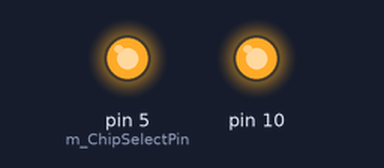
The program below on a simulated Arduino Nano, built with avr-gcc and run on an emulated ATmega328P. Parts: output pins drawn as LEDs (lit = HIGH). What the program prints to the serial monitor is not drawn.

Above: at 0.1 s.
Timing chart, 0 to 1.6 s (numbered marks = the images above):
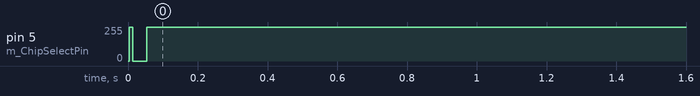

Measured:
- by itself, pin 5 (m_ChipSelectPin): 255/255 → 0/255 at 0.01 s, → 254/255 0.04 s later, → 255/255 0.04 s later

The program:

main.cpp
```cpp
#include "Arduino.h"
#include "Wire.h"
#include "SPI.h"

#include "MS5611_Baro.h"

#include "stdint.h"

MS5611 g_Barometer;

void setup()
{
    Serial.begin(115200);
    Serial.println();
    Serial.println("MS5611 example program. Queries sensor every second and prints pressure (mBar) and temperature (C)");

    Wire.begin();
    SPI.begin();

    MS5611::Configuration baroConfig;
    baroConfig.m_ChipSelectPin = 5; // D10 Arduino | D5 ESP32
    baroConfig.m_Mode = MS5611::Mode::M_SPI;
    baroConfig.m_CSBStatus = LOW;
    g_Barometer.Initialize(baroConfig);
}

void loop()
{
    float temperature = 0.0f;
    float pressure = 0.0f;
    g_Barometer.ReadSensor(temperature, pressure, MS5611::Sampling::R_512, MS5611::Sampling::R_512);

    Serial.print(pressure); Serial.print(","); Serial.println(temperature);

    delay(1000);
}
```

MS5611_Baro.h
```cpp
#ifndef MS5611_BARO
#define MS5611_BARO

#include "stdint.h"

#define MS5611_DEBUG 1

class MS5611
{
public:
    enum Mode : uint8_t
    {
        M_I2C,
        M_SPI
    };

    struct Configuration
    {
        Mode m_Mode;
        uint8_t m_CSBStatus : 1;    // 1 = HIGH  0 = LOW (Only for I2C, defines the address to use)
        uint8_t m_ChipSelectPin;    // Pin used for CS (Only for SPI)
    };

    enum Sampling : uint8_t
    {
        R_256,
        R_512,
        R_1024,
        R_2048,
    };

    MS5611();
    MS5611(const MS5611& other) = delete;
    ~MS5611();

    // Must be called before reading sensor data.
    bool Initialize(const Configuration& config);

    // Reads the raw sensor data and returns the temperature (ºC) and corrected pressure (mBar)
    void ReadSensor(float& temperature, float& pressure, Sampling temperatureSampling = R_1024, Sampling pressureSampling = R_1024);

private:
    enum Commands : uint8_t
    {
        RESET       = 0x1E,
        ADC_READ    = 0,
    };

    void Reset();

    uint16_t ReadPROM(uint8_t address);

    void SendCommand(uint8_t command);

    uint32_t ReadADC();

    uint8_t EncodeConvertCommand(bool isTemperature, Sampling rate);

    uint32_t GetRawValue(bool isTemperature, Sampling rate);

    int32_t ComputeDT(uint32_t D2, uint16_t C5);

    int32_t ComputeTEMP(int32_t dT, uint16_t C6);

    int64_t ComputeOFF(uint16_t C2, uint16_t C4, int32_t dT);

    int64_t ComputeSENS(uint16_t C1, uint16_t C3, int32_t dT);

    int32_t ComputeP(uint32_t D1, int64_t SENS, int64_t OFF);

    void Test();

    uint16_t TestCRC(uint16_t* data);

    union PROMData
    {
        struct
        {
            uint16_t m_FactoryData;
            uint16_t m_C1;
            uint16_t m_C2;
            uint16_t m_C3;
            uint16_t m_C4;
            uint16_t m_C5;
            uint16_t m_C6;
            uint16_t m_CRC;
        } m_Data;
        uint16_t m_RawData[8];
    }m_PROMData;
    uint8_t m_I2CAddress;
    Configuration m_Config;
    bool m_Initialized;
};

#endif
```

MS5611_Baro.cpp
```cpp
#include "MS5611_Baro.h"

#include "Arduino.h"
#include "Wire.h"
#include "SPI.h"

static int32_t ClampInt32(int32_t value, int32_t min, int32_t max)
{
    return  (value > max) ? max :
            (value < min) ? min : value;
}

static int64_t ClampInt64(int64_t value, int64_t min, int64_t max)
{
    return  (value > max) ? max :
            (value < min) ? min : value;
}

MS5611::MS5611()
    : m_Initialized(false)
{

}

MS5611::~MS5611()
{

}

bool MS5611::Initialize(const Configuration& config)
{
    m_Config = config;
    m_I2CAddress = (uint8_t)0x76 | (uint8_t)(1 - m_Config.m_CSBStatus);

    // Set chip select as output.
    if(m_Config.m_Mode == M_SPI)
    {
        pinMode(m_Config.m_ChipSelectPin, OUTPUT);
    }

    Reset();

    // Read PROM calibration data
    for(uint8_t i = 0; i < 8; ++i)
    {
        const uint8_t promAddr = 0xA0 | (uint8_t)(i << 1);
        m_PROMData.m_RawData[i] = ReadPROM(promAddr);
    }

#if MS5611_DEBUG
    Serial.println(m_PROMData.m_Data.m_FactoryData);
    Serial.println(m_PROMData.m_Data.m_C1);
    Serial.println(m_PROMData.m_Data.m_C2);
    Serial.println(m_PROMData.m_Data.m_C3);
    Serial.println(m_PROMData.m_Data.m_C4);
    Serial.println(m_PROMData.m_Data.m_C5);
    Serial.println(m_PROMData.m_Data.m_C6);
    Serial.println(m_PROMData.m_Data.m_CRC);
#endif

    //Test();

    m_Initialized = true;

    return true;
}

void MS5611::ReadSensor(float& temperature, float& pressure, Sampling temperatureSampling, Sampling pressureSampling)
{
    if(!m_Initialized)
    {
        temperature = -1.0f;
        pressure = -1.0f;
        return;
    }

#if 1
    const uint16_t C1 = m_PROMData.m_Data.m_C1;
    const uint16_t C2 = m_PROMData.m_Data.m_C2;
    const uint16_t C3 = m_PROMData.m_Data.m_C3;
    const uint16_t C4 = m_PROMData.m_Data.m_C4;
    const uint16_t C5 = m_PROMData.m_Data.m_C5;
    const uint16_t C6 = m_PROMData.m_Data.m_C6;
#else
    const uint16_t C1 = 40127;
    const uint16_t C2 = 36924;
    const uint16_t C3 = 23317;
    const uint16_t C4 = 23282;
    const uint16_t C5 = 33464;
    const uint16_t C6 = 28312;
#endif

    // Retrieve raw sensor values
    const uint32_t D1 = GetRawValue(false, pressureSampling);     // Pressure
    const uint32_t D2 = GetRawValue(true, temperatureSampling);   // Temperature

    // Calculate correction terms
    const int32_t dT = ClampInt32(ComputeDT(D2, C5), -16776960, 16777216);
    int32_t TEMP = ClampInt32(ComputeTEMP(dT, C6), -4000, 8500);
    int64_t OFF = ClampInt64(ComputeOFF(C2, C4, dT), -8589672450, 12884705280);
    int64_t SENS = ClampInt64(ComputeSENS(C1, C3, dT), -4294836225, 6442352640);

    int64_t T2 = 0;
    int64_t OFF2 = 0;
    int64_t SENS2 = 0;

    // Adjust based on current temperature reading
    if(TEMP < 2000)
    {
        const int64_t TEMP_SQ = ((int64_t)TEMP - (int64_t)2000) * ((int64_t)TEMP - (int64_t)2000);
        T2 = ((int64_t)dT * (int64_t)dT) / (int64_t)2147483648;
        OFF2 = (int64_t)5 * TEMP_SQ / (int64_t)2;
        SENS2 = (int64_t)5 * TEMP_SQ / (int64_t)4;
        if(TEMP < -1500)
        {
            const int64_t TEMP_SQ_2 = ((int64_t)TEMP + (int64_t)1500) * ((int64_t)TEMP + (int64_t)1500);
            OFF2 = (int64_t)OFF2 + (int64_t)7 * TEMP_SQ_2;
            SENS2 = SENS2 + (int64_t)11 * TEMP_SQ_2 / (int64_t)2;
        }
    }

    TEMP = TEMP - T2;
    OFF = OFF - OFF2;
    SENS = SENS - SENS2;

    int32_t P = ClampInt64(ComputeP(D1, SENS, OFF), 1000, 120000);

    temperature = (float)TEMP / 100.0f;
    pressure = (float)P / 100.0f;

    //Serial.print(TEMP); Serial.print(","); Serial.print(D2); Serial.print(","); Serial.print(m_PROMData.m_Data.m_C5); Serial.print(","); Serial.println(dT);
    //Serial.print("PData,"); Serial.print(D1); Serial.print(","); Serial.print((double)SENS); Serial.print(","); Serial.println((double)OFF);
}

void MS5611::Reset()
{
    SendCommand(RESET);
    delay(10);
}

uint16_t MS5611::ReadPROM(uint8_t address)
{
    uint16_t value = 0;

    if(m_Config.m_Mode == M_I2C)
    {
        Wire.beginTransmission(m_I2CAddress);
        Wire.write(address);
        Wire.endTransmission(1);

        Wire.requestFrom(m_I2CAddress, (uint8_t)2);
        uint8_t data0 = (uint8_t)Wire.read();
        uint8_t data1 = (uint8_t)Wire.read();

        value = (uint16_t)(data0 << 8) | (uint16_t)data1;
    }
    else
    {
        digitalWrite(m_Config.m_ChipSelectPin, LOW);
        SPI.transfer(address);
        uint8_t data0 = SPI.transfer(0);
        uint8_t data1 = SPI.transfer(0);
        value = (uint16_t)(data0 << 8) | (uint16_t)data1;
        digitalWrite(m_Config.m_ChipSelectPin, HIGH);
    }

    return value;
}

void MS5611::SendCommand(uint8_t command)
{
    if(m_Config.m_Mode == M_I2C)
    {
        Wire.beginTransmission(m_I2CAddress);
        Wire.write(command);
        Wire.endTransmission();
    }
    else
    {
        digitalWrite(m_Config.m_ChipSelectPin, LOW);
        SPI.transfer(command);
        digitalWrite(m_Config.m_ChipSelectPin, HIGH);
    }
}

uint32_t MS5611::ReadADC()
{
    // ADC_READ command is handled a bit different as for SPI we expect to perform
    // the read while the chip is selected.

    uint32_t adcValue = 0;
    if(m_Config.m_Mode == M_I2C)
    {
        SendCommand(ADC_READ);

        Wire.requestFrom(m_I2CAddress, (uint8_t)3);
        adcValue |= (uint32_t)Wire.read() << 16;
        adcValue |= (uint32_t)Wire.read() << 8;
        adcValue |= (uint32_t)Wire.read() << 0;
    }
    else
    {
        digitalWrite(m_Config.m_ChipSelectPin, LOW);
        SPI.transfer(ADC_READ);
        adcValue |= (uint32_t)SPI.transfer(0) << 16;
        adcValue |= (uint32_t)SPI.transfer(0) << 8;
        adcValue |= (uint32_t)SPI.transfer(0) << 0;
        digitalWrite(m_Config.m_ChipSelectPin, HIGH);
    }
    return adcValue;
}

uint8_t MS5611::EncodeConvertCommand(bool isTemperature, Sampling rate)
{
    uint8_t command = 0x40;
    command |= isTemperature ? 0x10 : 0;
    command |= (uint8_t)(rate << 1);
    return command;
}

uint32_t MS5611::GetRawValue(bool isTemperature, Sampling rate)
{
    // Send conversion command
    const uint8_t convertCommand = EncodeConvertCommand(isTemperature, rate);
    SendCommand(convertCommand);

    delay(10); // TO-DO: Is this the best we can do? Could we have an active check instead?

    // Read it
    uint32_t rawValue = ReadADC();

    return rawValue;
}

int32_t MS5611::ComputeDT(uint32_t D2, uint16_t C5)
{
    return (int32_t)D2 - (int32_t)C5 * (int32_t)256;
}

int32_t MS5611::ComputeTEMP(int32_t dT, uint16_t C6)
{
    return (int32_t)((int64_t)2000 + (int64_t)dT * (int64_t)C6 / (int64_t)8388608);
}

int64_t MS5611::ComputeOFF(uint16_t C2, uint16_t C4, int32_t dT)
{
    return (int64_t)C2 * (int64_t)65536 + (int64_t)C4 * (int64_t)dT / (int64_t)128;
}

int64_t MS5611::ComputeSENS(uint16_t C1, uint16_t C3, int32_t dT)
{
    return (int64_t)C1 * (int64_t)32768 + (int64_t)C3 * (int64_t)dT / (int64_t)265;
}

int32_t MS5611::ComputeP(uint32_t D1, int64_t SENS, int64_t OFF)
{
    return (int32_t)(((int64_t)D1 * (int64_t)SENS / (int64_t)2097152 - (int64_t)OFF) / (int64_t)32768);
}

void MS5611::Test()
{
    const uint16_t C1 = 40127;
    const uint16_t C2 = 36924;
    const uint16_t C3 = 23317;
    const uint16_t C4 = 23282;
    const uint16_t C5 = 33464;
    const uint16_t C6 = 28312;

    const uint32_t D1 = 9085466;
    const uint32_t D2 = 8569150;

    int32_t dT = ComputeDT(D2, C5);
    int32_t TEMP = ComputeTEMP(2366, C6);

    Serial.println(dT);
    Serial.println(TEMP);

    // Looks to be correct, however, not quite sure why
    // https://github.com/Troynica/MS5611/blob/master/documentation/APPNote_520_C_code.pdf
    uint16_t nprom[] = {0x3132,0x3334,0x3536,0x3738,0x3940,0x4142,0x4344,0x4500};
    uint16_t result = TestCRC(nprom); // m_PROMData.m_RawData
    Serial.print("CRC original = "); Serial.print(nprom[7]); Serial.print(" , Calculated = "); Serial.println(result);

    while(true) {}
}

uint16_t MS5611::TestCRC(uint16_t* data)
{
    int cnt;            // simple counter
    uint16_t n_rem;     // crc reminder
    uint16_t crc_read;  // original value of the crc
    unsigned char n_bit;
    n_rem = 0x00;
    crc_read = data[7];             //save read CRC
    data[7] = (0xFF00 & (data[7])); //CRC byte is replaced by 0
    for (cnt = 0; cnt < 16; cnt++) // operation is performed on bytes
    {// choose LSB or MSB
        if (cnt%2==1) n_rem ^= (unsigned short) ((data[cnt>>1]) & 0x00FF);
        else n_rem ^= (unsigned short) (data[cnt>>1]>>8);
        for (n_bit = 8; n_bit > 0; n_bit--)
        {
            if (n_rem & (0x8000))
            {
                n_rem = (n_rem << 1) ^ 0x3000;
            }
            else
            {
                n_rem = (n_rem << 1);
            }
        }
    }
    n_rem= (0x000F & (n_rem >> 12));    // final 4-bit reminder is CRC code
    data[7] = crc_read;                 // restore the crc_read to its original place

    return (n_rem ^ 0x0);
}
```
